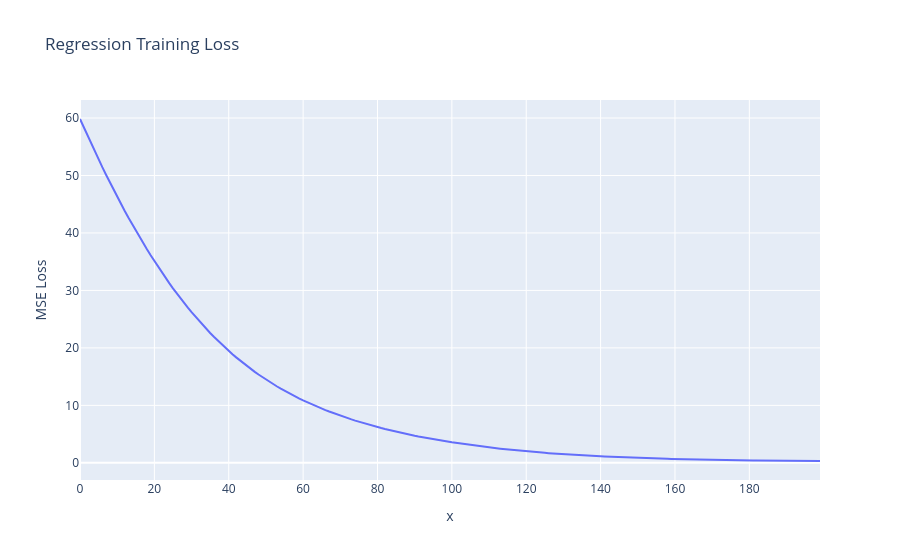

The cell this chart's notebook holds for it:
### Code cell
# Plot loss curve
import plotly.express as px
fig = px.line(y=losses, labels={'index': 'Epoch', 'y': 'MSE Loss'},
              title='Regression Training Loss')
fig.show()

### Figure 1 — Plotly figure (JSON) as saved in the notebook; plotly's stock layout.template omitted (floating-point values rounded to 4 significant figures; data arrays with more than 128 entries replaced by an {"elided": "..."} marker saying what was removed)
{"data": [{"hovertemplate": "x=%{x}<br>MSE Loss=%{y}<extra></extra>", "legendgroup": "", "line": {"color": "#636efa", "dash": "solid"}, "marker": {"symbol": "circle"}, "mode": "lines", "name": "", "orientation": "v", "showlegend": false, "type": "scatter", "x": {"elided": "200 int values"}, "xaxis": "x", "y": {"elided": "200 float values"}, "yaxis": "y"}], "layout": {"legend": {"tracegroupgap": 0}, "title": {"text": "Regression Training Loss"}, "xaxis": {"anchor": "y", "domain": [0, 1], "title": {"text": "x"}}, "yaxis": {"anchor": "x", "domain": [0, 1], "title": {"text": "MSE Loss"}}}}
